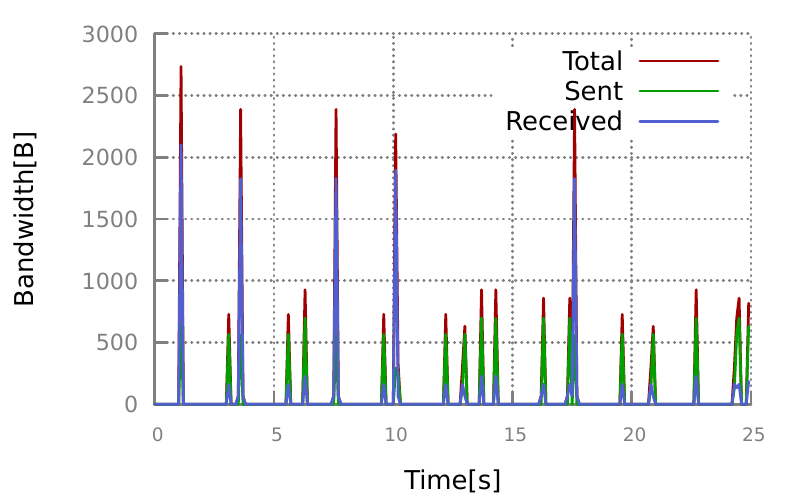

The gnuplot source for this figure:
#!/usr/bin/gnuplot
reset
load '../style.gp'

set output "wireshark.pdf"

set xlabel "Time[s]"
set ylabel "Bandwidth[B]"

#set yrange[0:]
set key top right


plot \
"wireshark.dat" using 1:2 title 'Total' with lines ls 1, \
"wireshark.dat" using 1:3 title 'Sent' with lines ls 2, \
"wireshark.dat" using 1:4 title 'Received' with lines ls 3, \
